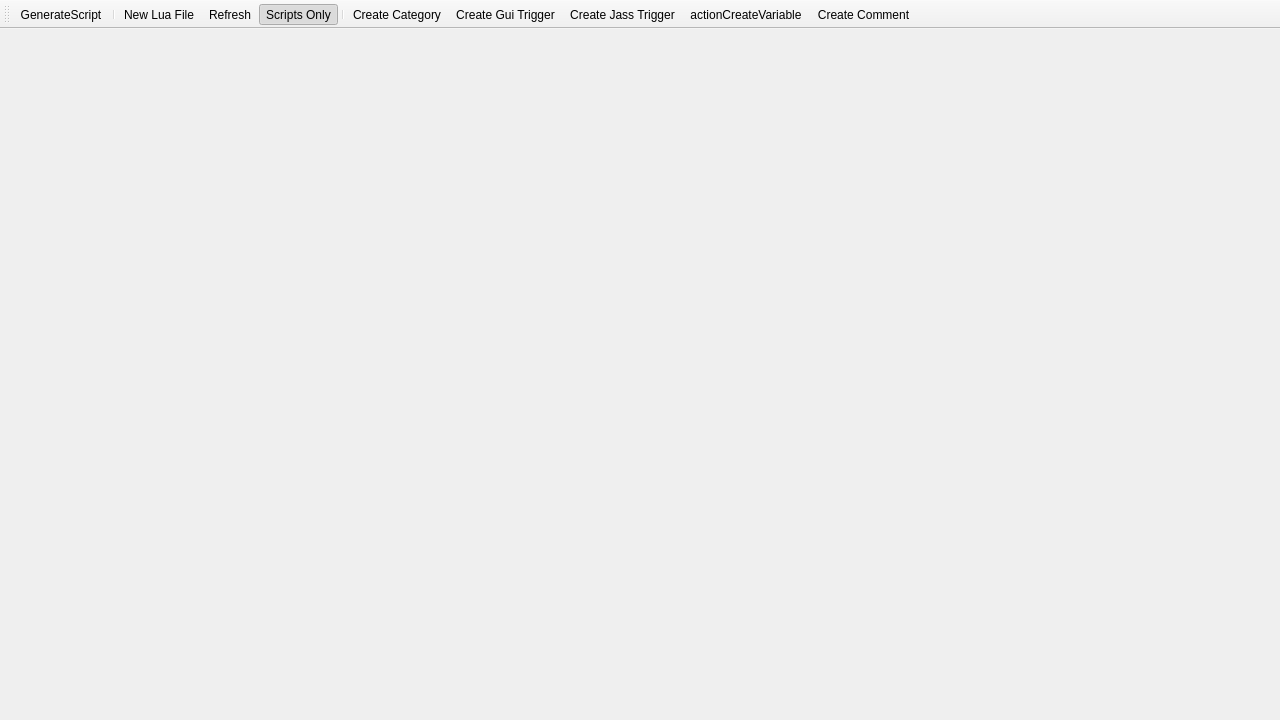
<?xml version="1.0" encoding="UTF-8"?>
<ui version="4.0">
 <class>TriggerEditor</class>
 <widget class="QMainWindow" name="TriggerEditor">
  <property name="geometry">
   <rect>
    <x>0</x>
    <y>0</y>
    <width>1280</width>
    <height>720</height>
   </rect>
  </property>
  <property name="windowTitle">
   <string>Trigger Editor</string>
  </property>
  <widget class="QWidget" name="centralwidget"/>
  <widget class="QToolBar" name="toolBar">
   <property name="windowTitle">
    <string>toolBar</string>
   </property>
   <property name="iconSize">
    <size>
     <width>16</width>
     <height>16</height>
    </size>
   </property>
   <attribute name="toolBarArea">
    <enum>TopToolBarArea</enum>
   </attribute>
   <attribute name="toolBarBreak">
    <bool>false</bool>
   </attribute>
   <addaction name="actionGenerateScript"/>
   <addaction name="separator"/>
   <addaction name="actionNewLuaFile"/>
   <addaction name="actionRefreshLuaExplorer"/>
   <addaction name="actionScanOnlyScripts"/>
   <addaction name="separator"/>
   <addaction name="actionCreateCategory"/>
   <addaction name="actionCreateGuiTrigger"/>
   <addaction name="actionCreateJassTrigger"/>
   <addaction name="actionCreateVariable"/>
   <addaction name="actionCreateComment"/>
  </widget>
  <action name="actionGenerateScript">
   <property name="icon">
    <iconset>
     <normaloff>Data/Icons/Ribbon/triggereditor.png</normaloff>Data/Icons/Ribbon/triggereditor.png</iconset>
   </property>
   <property name="text">
    <string>GenerateScript</string>
   </property>
   <property name="toolTip">
    <string>Generate map script and check for errors</string>
   </property>
   <property name="shortcut">
    <string>Ctrl+F10</string>
   </property>
  </action>
  <action name="actionCreateGuiTrigger">
   <property name="text">
    <string>Create Gui Trigger</string>
   </property>
   <property name="toolTip">
    <string>Creates a GUI trigger</string>
   </property>
  </action>
  <action name="actionCreateJassTrigger">
   <property name="text">
    <string>Create Jass Trigger</string>
   </property>
   <property name="toolTip">
    <string>Creates a Jass Trigger</string>
   </property>
  </action>
  <action name="actionCreateComment">
   <property name="text">
    <string>Create Comment</string>
   </property>
   <property name="toolTip">
    <string>Creates a Comment</string>
   </property>
  </action>
  <action name="actionCreateVariable">
   <property name="text">
    <string>actionCreateVariable</string>
   </property>
   <property name="toolTip">
    <string>Create a global variable</string>
   </property>
  </action>
  <action name="actionCreateCategory">
   <property name="text">
    <string>Create Category</string>
   </property>
   <property name="toolTip">
    <string>Create a category</string>
   </property>
  </action>
  <action name="actionNewLuaFile">
   <property name="text">
    <string>New Lua File</string>
   </property>
   <property name="toolTip">
    <string>Create a new Lua script file</string>
   </property>
  </action>
  <action name="actionRefreshLuaExplorer">
   <property name="text">
    <string>Refresh</string>
   </property>
   <property name="toolTip">
    <string>Refresh the Lua script explorer</string>
   </property>
  </action>
  <action name="actionScanOnlyScripts">
   <property name="checkable">
    <bool>true</bool>
   </property>
   <property name="checked">
    <bool>true</bool>
   </property>
   <property name="text">
    <string>Scripts Only</string>
   </property>
   <property name="toolTip">
    <string>Only scan script directories (root .lua files + _lua/)</string>
   </property>
  </action>
 </widget>
 <resources/>
 <connections/>
</ui>
